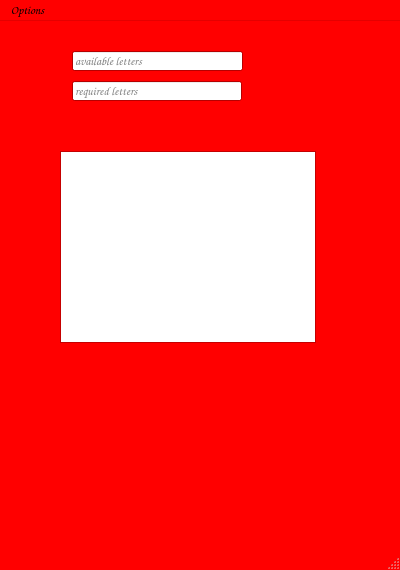
<?xml version="1.0" encoding="UTF-8"?>
<ui version="4.0">
 <class>MainWindow</class>
 <widget class="QMainWindow" name="MainWindow">
  <property name="geometry">
   <rect>
    <x>0</x>
    <y>0</y>
    <width>400</width>
    <height>570</height>
   </rect>
  </property>
  <property name="palette">
   <palette>
    <active>
     <colorrole role="Base">
      <brush brushstyle="SolidPattern">
       <color alpha="255">
        <red>255</red>
        <green>255</green>
        <blue>255</blue>
       </color>
      </brush>
     </colorrole>
     <colorrole role="Window">
      <brush brushstyle="SolidPattern">
       <color alpha="255">
        <red>255</red>
        <green>0</green>
        <blue>0</blue>
       </color>
      </brush>
     </colorrole>
    </active>
    <inactive>
     <colorrole role="Base">
      <brush brushstyle="SolidPattern">
       <color alpha="255">
        <red>255</red>
        <green>255</green>
        <blue>255</blue>
       </color>
      </brush>
     </colorrole>
     <colorrole role="Window">
      <brush brushstyle="SolidPattern">
       <color alpha="255">
        <red>255</red>
        <green>0</green>
        <blue>0</blue>
       </color>
      </brush>
     </colorrole>
    </inactive>
    <disabled>
     <colorrole role="Base">
      <brush brushstyle="SolidPattern">
       <color alpha="255">
        <red>255</red>
        <green>0</green>
        <blue>0</blue>
       </color>
      </brush>
     </colorrole>
     <colorrole role="Window">
      <brush brushstyle="SolidPattern">
       <color alpha="255">
        <red>255</red>
        <green>0</green>
        <blue>0</blue>
       </color>
      </brush>
     </colorrole>
    </disabled>
   </palette>
  </property>
  <property name="font">
   <font>
    <family>Comic Sans MS</family>
    <weight>75</weight>
    <bold>true</bold>
   </font>
  </property>
  <property name="windowTitle">
   <string>Word Finder</string>
  </property>
  <property name="windowOpacity">
   <double>1.000000000000000</double>
  </property>
  <property name="autoFillBackground">
   <bool>false</bool>
  </property>
  <widget class="QWidget" name="centralWidget">
   <widget class="QLineEdit" name="lineEdit">
    <property name="geometry">
     <rect>
      <x>72</x>
      <y>30</y>
      <width>171</width>
      <height>20</height>
     </rect>
    </property>
    <property name="placeholderText">
     <string>available letters</string>
    </property>
   </widget>
   <widget class="QLineEdit" name="lineEdit_2">
    <property name="geometry">
     <rect>
      <x>72</x>
      <y>60</y>
      <width>170</width>
      <height>20</height>
     </rect>
    </property>
    <property name="text">
     <string/>
    </property>
    <property name="placeholderText">
     <string>required letters</string>
    </property>
   </widget>
   <widget class="QTextBrowser" name="textBrowser1">
    <property name="geometry">
     <rect>
      <x>60</x>
      <y>130</y>
      <width>256</width>
      <height>192</height>
     </rect>
    </property>
   </widget>
  </widget>
  <widget class="QMenuBar" name="menuBar">
   <property name="geometry">
    <rect>
     <x>0</x>
     <y>0</y>
     <width>400</width>
     <height>22</height>
    </rect>
   </property>
   <widget class="QMenu" name="menuOptions">
    <property name="title">
     <string>Options</string>
    </property>
    <addaction name="actionSet_Dictionary"/>
   </widget>
   <addaction name="menuOptions"/>
  </widget>
  <widget class="QStatusBar" name="statusBar"/>
  <action name="actionSet_Dictionary">
   <property name="text">
    <string>Set Dictionary</string>
   </property>
  </action>
 </widget>
 <layoutdefault spacing="6" margin="11"/>
 <resources/>
 <connections/>
</ui>
